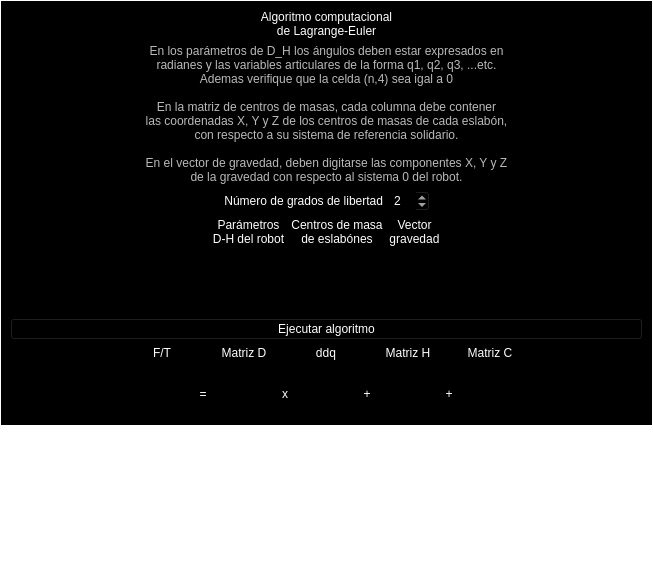
<?xml version="1.0" encoding="UTF-8"?>
<ui version="4.0">
 <class>sim_U1_T1</class>
 <widget class="QWidget" name="sim_U1_T1">
  <property name="geometry">
   <rect>
    <x>0</x>
    <y>0</y>
    <width>653</width>
    <height>575</height>
   </rect>
  </property>
  <property name="windowTitle">
   <string>sim_U1_T1</string>
  </property>
  <property name="styleSheet">
   <string notr="true">QWidget{
background-color:rgba(0,0,0,0);
}</string>
  </property>
  <layout class="QVBoxLayout" name="verticalLayout">
   <property name="spacing">
    <number>0</number>
   </property>
   <property name="leftMargin">
    <number>0</number>
   </property>
   <property name="topMargin">
    <number>0</number>
   </property>
   <property name="rightMargin">
    <number>0</number>
   </property>
   <property name="bottomMargin">
    <number>0</number>
   </property>
   <item>
    <widget class="QScrollArea" name="scrollArea">
     <property name="widgetResizable">
      <bool>true</bool>
     </property>
     <widget class="QWidget" name="scrollAreaWidgetContents">
      <property name="geometry">
       <rect>
        <x>0</x>
        <y>0</y>
        <width>651</width>
        <height>505</height>
       </rect>
      </property>
      <property name="sizePolicy">
       <sizepolicy hsizetype="Preferred" vsizetype="Fixed">
        <horstretch>0</horstretch>
        <verstretch>0</verstretch>
       </sizepolicy>
      </property>
      <property name="styleSheet">
       <string notr="true">QWidget#scrollAreaWidgetContents{
background-color:rgba(0,0,0,255);
}
QLabel{
color:white;
}
QTableWidget::item {
background-color: black;
color: white;
border: 1px solid rgb(80, 80, 80); 
}
QTableWidget::item:selected {
background-color: rgb(0,51,112);
}
QTableWidget QWidget{
background-color: rgb(173,51,51);
}</string>
      </property>
      <layout class="QVBoxLayout" name="verticalLayout_13">
       <item>
        <widget class="QLabel" name="label">
         <property name="styleSheet">
          <string notr="true">font:20pt &quot;Britannic Bold&quot;;</string>
         </property>
         <property name="text">
          <string>Algoritmo computacional 
de Lagrange-Euler</string>
         </property>
         <property name="alignment">
          <set>Qt::AlignCenter</set>
         </property>
        </widget>
       </item>
       <item>
        <widget class="QLabel" name="label_15">
         <property name="styleSheet">
          <string notr="true">font:10pt &quot;Britannic Bold&quot;;
color:rgb(186, 186, 186);</string>
         </property>
         <property name="text">
          <string>En los parámetros de D_H los ángulos deben estar expresados en 
radianes y las variables articulares de la forma q1, q2, q3, ...etc. 
Ademas verifique que la celda (n,4) sea igal a 0

En la matriz de centros de masas, cada columna debe contener 
las coordenadas X, Y y Z de los centros de masas de cada eslabón, 
con respecto a su sistema de referencia solidario.

En el vector de gravedad, deben digitarse las componentes X, Y y Z 
de la gravedad con respecto al sistema 0 del robot.</string>
         </property>
         <property name="alignment">
          <set>Qt::AlignCenter</set>
         </property>
        </widget>
       </item>
       <item>
        <layout class="QHBoxLayout" name="horizontalLayout">
         <item>
          <spacer name="horizontalSpacer_2">
           <property name="orientation">
            <enum>Qt::Horizontal</enum>
           </property>
           <property name="sizeHint" stdset="0">
            <size>
             <width>40</width>
             <height>20</height>
            </size>
           </property>
          </spacer>
         </item>
         <item>
          <widget class="QLabel" name="label_5">
           <property name="text">
            <string>Número de grados de libertad</string>
           </property>
           <property name="alignment">
            <set>Qt::AlignRight|Qt::AlignTrailing|Qt::AlignVCenter</set>
           </property>
          </widget>
         </item>
         <item>
          <widget class="QSpinBox" name="sb_n">
           <property name="styleSheet">
            <string notr="true">color:white;
background-color:translucid;</string>
           </property>
           <property name="minimum">
            <number>1</number>
           </property>
           <property name="value">
            <number>2</number>
           </property>
          </widget>
         </item>
         <item>
          <spacer name="horizontalSpacer">
           <property name="orientation">
            <enum>Qt::Horizontal</enum>
           </property>
           <property name="sizeHint" stdset="0">
            <size>
             <width>40</width>
             <height>20</height>
            </size>
           </property>
          </spacer>
         </item>
        </layout>
       </item>
       <item>
        <layout class="QHBoxLayout" name="horizontalLayout_2">
         <item>
          <spacer name="horizontalSpacer_4">
           <property name="orientation">
            <enum>Qt::Horizontal</enum>
           </property>
           <property name="sizeHint" stdset="0">
            <size>
             <width>5000</width>
             <height>20</height>
            </size>
           </property>
          </spacer>
         </item>
         <item>
          <layout class="QVBoxLayout" name="verticalLayout_2">
           <item>
            <widget class="QLabel" name="label_2">
             <property name="sizePolicy">
              <sizepolicy hsizetype="Preferred" vsizetype="Fixed">
               <horstretch>0</horstretch>
               <verstretch>0</verstretch>
              </sizepolicy>
             </property>
             <property name="text">
              <string>Parámetros 
D-H del robot</string>
             </property>
             <property name="alignment">
              <set>Qt::AlignCenter</set>
             </property>
            </widget>
           </item>
           <item>
            <layout class="QHBoxLayout" name="horizontalLayout_5">
             <item>
              <spacer name="horizontalSpacer_10">
               <property name="orientation">
                <enum>Qt::Horizontal</enum>
               </property>
               <property name="sizeHint" stdset="0">
                <size>
                 <width>1000</width>
                 <height>20</height>
                </size>
               </property>
              </spacer>
             </item>
             <item>
              <widget class="CustomTable" name="tb_par" native="true">
               <property name="sizePolicy">
                <sizepolicy hsizetype="Fixed" vsizetype="Fixed">
                 <horstretch>0</horstretch>
                 <verstretch>0</verstretch>
                </sizepolicy>
               </property>
               <property name="minimumSize">
                <size>
                 <width>50</width>
                 <height>50</height>
                </size>
               </property>
               <property name="styleSheet">
                <string notr="true">QFrame{
background-color:translucid;
color:white;
}
QTableWidget::item { 
border: 1px solid rgb(80, 80, 80); 
}</string>
               </property>
              </widget>
             </item>
             <item>
              <spacer name="horizontalSpacer_9">
               <property name="orientation">
                <enum>Qt::Horizontal</enum>
               </property>
               <property name="sizeHint" stdset="0">
                <size>
                 <width>1000</width>
                 <height>20</height>
                </size>
               </property>
              </spacer>
             </item>
            </layout>
           </item>
           <item>
            <spacer name="verticalSpacer_8">
             <property name="orientation">
              <enum>Qt::Vertical</enum>
             </property>
             <property name="sizeType">
              <enum>QSizePolicy::Expanding</enum>
             </property>
             <property name="sizeHint" stdset="0">
              <size>
               <width>20</width>
               <height>0</height>
              </size>
             </property>
            </spacer>
           </item>
          </layout>
         </item>
         <item>
          <layout class="QVBoxLayout" name="verticalLayout_3">
           <item>
            <widget class="QLabel" name="label_3">
             <property name="sizePolicy">
              <sizepolicy hsizetype="Preferred" vsizetype="Fixed">
               <horstretch>0</horstretch>
               <verstretch>0</verstretch>
              </sizepolicy>
             </property>
             <property name="text">
              <string>Centros de masa 
de eslabónes</string>
             </property>
             <property name="alignment">
              <set>Qt::AlignCenter</set>
             </property>
            </widget>
           </item>
           <item>
            <layout class="QHBoxLayout" name="horizontalLayout_4">
             <item>
              <spacer name="horizontalSpacer_7">
               <property name="orientation">
                <enum>Qt::Horizontal</enum>
               </property>
               <property name="sizeHint" stdset="0">
                <size>
                 <width>1000</width>
                 <height>20</height>
                </size>
               </property>
              </spacer>
             </item>
             <item>
              <widget class="CustomTable" name="tb_jrj" native="true">
               <property name="sizePolicy">
                <sizepolicy hsizetype="Fixed" vsizetype="Fixed">
                 <horstretch>0</horstretch>
                 <verstretch>0</verstretch>
                </sizepolicy>
               </property>
               <property name="minimumSize">
                <size>
                 <width>50</width>
                 <height>50</height>
                </size>
               </property>
               <property name="styleSheet">
                <string notr="true">QFrame{
background-color:translucid;
color:white;
}
QTableWidget::item { 
border: 1px solid rgb(80, 80, 80); 
}</string>
               </property>
              </widget>
             </item>
             <item>
              <spacer name="horizontalSpacer_8">
               <property name="orientation">
                <enum>Qt::Horizontal</enum>
               </property>
               <property name="sizeHint" stdset="0">
                <size>
                 <width>1000</width>
                 <height>20</height>
                </size>
               </property>
              </spacer>
             </item>
            </layout>
           </item>
           <item>
            <spacer name="verticalSpacer_5">
             <property name="orientation">
              <enum>Qt::Vertical</enum>
             </property>
             <property name="sizeType">
              <enum>QSizePolicy::Expanding</enum>
             </property>
             <property name="sizeHint" stdset="0">
              <size>
               <width>20</width>
               <height>0</height>
              </size>
             </property>
            </spacer>
           </item>
          </layout>
         </item>
         <item>
          <layout class="QVBoxLayout" name="verticalLayout_4">
           <item>
            <widget class="QLabel" name="label_4">
             <property name="sizePolicy">
              <sizepolicy hsizetype="Preferred" vsizetype="Fixed">
               <horstretch>0</horstretch>
               <verstretch>0</verstretch>
              </sizepolicy>
             </property>
             <property name="text">
              <string>Vector 
gravedad</string>
             </property>
             <property name="alignment">
              <set>Qt::AlignCenter</set>
             </property>
            </widget>
           </item>
           <item>
            <layout class="QHBoxLayout" name="horizontalLayout_6">
             <item>
              <spacer name="horizontalSpacer_12">
               <property name="orientation">
                <enum>Qt::Horizontal</enum>
               </property>
               <property name="sizeHint" stdset="0">
                <size>
                 <width>1000</width>
                 <height>20</height>
                </size>
               </property>
              </spacer>
             </item>
             <item>
              <widget class="CustomTable" name="tb_g" native="true">
               <property name="sizePolicy">
                <sizepolicy hsizetype="Fixed" vsizetype="Fixed">
                 <horstretch>0</horstretch>
                 <verstretch>0</verstretch>
                </sizepolicy>
               </property>
               <property name="minimumSize">
                <size>
                 <width>50</width>
                 <height>50</height>
                </size>
               </property>
               <property name="styleSheet">
                <string notr="true">QFrame{
background-color:translucid;
color:white;
}
QTableWidget::item { 
border: 1px solid rgb(80, 80, 80); 
}</string>
               </property>
              </widget>
             </item>
             <item>
              <spacer name="horizontalSpacer_11">
               <property name="orientation">
                <enum>Qt::Horizontal</enum>
               </property>
               <property name="sizeHint" stdset="0">
                <size>
                 <width>1000</width>
                 <height>20</height>
                </size>
               </property>
              </spacer>
             </item>
            </layout>
           </item>
           <item>
            <spacer name="verticalSpacer_6">
             <property name="orientation">
              <enum>Qt::Vertical</enum>
             </property>
             <property name="sizeType">
              <enum>QSizePolicy::Expanding</enum>
             </property>
             <property name="sizeHint" stdset="0">
              <size>
               <width>20</width>
               <height>0</height>
              </size>
             </property>
            </spacer>
           </item>
          </layout>
         </item>
         <item>
          <spacer name="horizontalSpacer_3">
           <property name="orientation">
            <enum>Qt::Horizontal</enum>
           </property>
           <property name="sizeHint" stdset="0">
            <size>
             <width>5000</width>
             <height>20</height>
            </size>
           </property>
          </spacer>
         </item>
        </layout>
       </item>
       <item>
        <spacer name="verticalSpacer">
         <property name="orientation">
          <enum>Qt::Vertical</enum>
         </property>
         <property name="sizeType">
          <enum>QSizePolicy::Fixed</enum>
         </property>
         <property name="sizeHint" stdset="0">
          <size>
           <width>38</width>
           <height>10</height>
          </size>
         </property>
        </spacer>
       </item>
       <item>
        <widget class="QPushButton" name="bt_ejecutar">
         <property name="cursor">
          <cursorShape>PointingHandCursor</cursorShape>
         </property>
         <property name="styleSheet">
          <string notr="true">QPushButton{
font:16pt &quot;Britannic Bold&quot;;
color:white;
background-color:rgba(0,0,0,0);
}
QPushButton:hover{
background-color:rgba(255,255,255,50);
}</string>
         </property>
         <property name="text">
          <string>Ejecutar algoritmo</string>
         </property>
        </widget>
       </item>
       <item>
        <layout class="QHBoxLayout" name="horizontalLayout_3">
         <item>
          <spacer name="horizontalSpacer_6">
           <property name="orientation">
            <enum>Qt::Horizontal</enum>
           </property>
           <property name="sizeHint" stdset="0">
            <size>
             <width>5000</width>
             <height>20</height>
            </size>
           </property>
          </spacer>
         </item>
         <item>
          <layout class="QVBoxLayout" name="verticalLayout_5">
           <item>
            <widget class="QLabel" name="label_6">
             <property name="text">
              <string>F/T</string>
             </property>
             <property name="alignment">
              <set>Qt::AlignCenter</set>
             </property>
            </widget>
           </item>
           <item>
            <layout class="QHBoxLayout" name="horizontalLayout_7">
             <item>
              <spacer name="horizontalSpacer_13">
               <property name="orientation">
                <enum>Qt::Horizontal</enum>
               </property>
               <property name="sizeHint" stdset="0">
                <size>
                 <width>200</width>
                 <height>20</height>
                </size>
               </property>
              </spacer>
             </item>
             <item>
              <widget class="CustomTable" name="tb_fuerzas" native="true">
               <property name="sizePolicy">
                <sizepolicy hsizetype="Fixed" vsizetype="Preferred">
                 <horstretch>0</horstretch>
                 <verstretch>0</verstretch>
                </sizepolicy>
               </property>
               <property name="minimumSize">
                <size>
                 <width>50</width>
                 <height>50</height>
                </size>
               </property>
               <property name="styleSheet">
                <string notr="true">QFrame{
background-color:translucid;
color:white;
}
QTableWidget::item { 
border: 1px solid rgb(80, 80, 80); 
}</string>
               </property>
              </widget>
             </item>
             <item>
              <spacer name="horizontalSpacer_14">
               <property name="orientation">
                <enum>Qt::Horizontal</enum>
               </property>
               <property name="sizeHint" stdset="0">
                <size>
                 <width>200</width>
                 <height>20</height>
                </size>
               </property>
              </spacer>
             </item>
            </layout>
           </item>
          </layout>
         </item>
         <item>
          <layout class="QVBoxLayout" name="verticalLayout_10">
           <item>
            <spacer name="verticalSpacer_2">
             <property name="orientation">
              <enum>Qt::Vertical</enum>
             </property>
             <property name="sizeType">
              <enum>QSizePolicy::Fixed</enum>
             </property>
             <property name="sizeHint" stdset="0">
              <size>
               <width>20</width>
               <height>25</height>
              </size>
             </property>
            </spacer>
           </item>
           <item>
            <widget class="QLabel" name="label_7">
             <property name="sizePolicy">
              <sizepolicy hsizetype="Preferred" vsizetype="Preferred">
               <horstretch>0</horstretch>
               <verstretch>0</verstretch>
              </sizepolicy>
             </property>
             <property name="styleSheet">
              <string notr="true">font: 16pt &quot;Adobe Devanagari&quot;;</string>
             </property>
             <property name="text">
              <string>=</string>
             </property>
             <property name="alignment">
              <set>Qt::AlignCenter</set>
             </property>
            </widget>
           </item>
          </layout>
         </item>
         <item>
          <layout class="QVBoxLayout" name="verticalLayout_6">
           <item>
            <widget class="QLabel" name="label_8">
             <property name="text">
              <string>Matriz D</string>
             </property>
             <property name="alignment">
              <set>Qt::AlignCenter</set>
             </property>
            </widget>
           </item>
           <item>
            <layout class="QHBoxLayout" name="horizontalLayout_8">
             <item>
              <spacer name="horizontalSpacer_16">
               <property name="orientation">
                <enum>Qt::Horizontal</enum>
               </property>
               <property name="sizeHint" stdset="0">
                <size>
                 <width>200</width>
                 <height>20</height>
                </size>
               </property>
              </spacer>
             </item>
             <item>
              <widget class="CustomTable" name="tb_D" native="true">
               <property name="sizePolicy">
                <sizepolicy hsizetype="Fixed" vsizetype="Preferred">
                 <horstretch>0</horstretch>
                 <verstretch>0</verstretch>
                </sizepolicy>
               </property>
               <property name="minimumSize">
                <size>
                 <width>50</width>
                 <height>50</height>
                </size>
               </property>
               <property name="styleSheet">
                <string notr="true">QFrame{
background-color:translucid;
color:white;
}
QTableWidget::item { 
border: 1px solid rgb(80, 80, 80); 
}</string>
               </property>
              </widget>
             </item>
             <item>
              <spacer name="horizontalSpacer_15">
               <property name="orientation">
                <enum>Qt::Horizontal</enum>
               </property>
               <property name="sizeHint" stdset="0">
                <size>
                 <width>200</width>
                 <height>20</height>
                </size>
               </property>
              </spacer>
             </item>
            </layout>
           </item>
          </layout>
         </item>
         <item>
          <layout class="QVBoxLayout" name="verticalLayout_14">
           <item>
            <spacer name="verticalSpacer_7">
             <property name="orientation">
              <enum>Qt::Vertical</enum>
             </property>
             <property name="sizeType">
              <enum>QSizePolicy::Fixed</enum>
             </property>
             <property name="sizeHint" stdset="0">
              <size>
               <width>20</width>
               <height>25</height>
              </size>
             </property>
            </spacer>
           </item>
           <item>
            <widget class="QLabel" name="label_14">
             <property name="sizePolicy">
              <sizepolicy hsizetype="Preferred" vsizetype="Preferred">
               <horstretch>0</horstretch>
               <verstretch>0</verstretch>
              </sizepolicy>
             </property>
             <property name="styleSheet">
              <string notr="true">font: 16pt &quot;Adobe Devanagari&quot;;</string>
             </property>
             <property name="text">
              <string>x</string>
             </property>
             <property name="alignment">
              <set>Qt::AlignCenter</set>
             </property>
            </widget>
           </item>
          </layout>
         </item>
         <item>
          <layout class="QVBoxLayout" name="verticalLayout_7">
           <item>
            <widget class="QLabel" name="label_9">
             <property name="text">
              <string>ddq</string>
             </property>
             <property name="alignment">
              <set>Qt::AlignCenter</set>
             </property>
            </widget>
           </item>
           <item>
            <layout class="QHBoxLayout" name="horizontalLayout_9">
             <item>
              <spacer name="horizontalSpacer_17">
               <property name="orientation">
                <enum>Qt::Horizontal</enum>
               </property>
               <property name="sizeHint" stdset="0">
                <size>
                 <width>200</width>
                 <height>20</height>
                </size>
               </property>
              </spacer>
             </item>
             <item>
              <widget class="CustomTable" name="tb_ddq" native="true">
               <property name="sizePolicy">
                <sizepolicy hsizetype="Fixed" vsizetype="Preferred">
                 <horstretch>0</horstretch>
                 <verstretch>0</verstretch>
                </sizepolicy>
               </property>
               <property name="minimumSize">
                <size>
                 <width>50</width>
                 <height>50</height>
                </size>
               </property>
               <property name="styleSheet">
                <string notr="true">QFrame{
background-color:translucid;
color:white;
}
QTableWidget::item { 
border: 1px solid rgb(80, 80, 80); 
}</string>
               </property>
              </widget>
             </item>
             <item>
              <spacer name="horizontalSpacer_18">
               <property name="orientation">
                <enum>Qt::Horizontal</enum>
               </property>
               <property name="sizeHint" stdset="0">
                <size>
                 <width>200</width>
                 <height>20</height>
                </size>
               </property>
              </spacer>
             </item>
            </layout>
           </item>
          </layout>
         </item>
         <item>
          <layout class="QVBoxLayout" name="verticalLayout_11">
           <item>
            <spacer name="verticalSpacer_3">
             <property name="orientation">
              <enum>Qt::Vertical</enum>
             </property>
             <property name="sizeType">
              <enum>QSizePolicy::Fixed</enum>
             </property>
             <property name="sizeHint" stdset="0">
              <size>
               <width>20</width>
               <height>25</height>
              </size>
             </property>
            </spacer>
           </item>
           <item>
            <widget class="QLabel" name="label_12">
             <property name="sizePolicy">
              <sizepolicy hsizetype="Preferred" vsizetype="Preferred">
               <horstretch>0</horstretch>
               <verstretch>0</verstretch>
              </sizepolicy>
             </property>
             <property name="styleSheet">
              <string notr="true">font: 16pt &quot;Adobe Devanagari&quot;;</string>
             </property>
             <property name="text">
              <string>+</string>
             </property>
             <property name="alignment">
              <set>Qt::AlignCenter</set>
             </property>
            </widget>
           </item>
          </layout>
         </item>
         <item>
          <layout class="QVBoxLayout" name="verticalLayout_8">
           <item>
            <widget class="QLabel" name="label_10">
             <property name="text">
              <string>Matriz H</string>
             </property>
             <property name="alignment">
              <set>Qt::AlignCenter</set>
             </property>
            </widget>
           </item>
           <item>
            <layout class="QHBoxLayout" name="horizontalLayout_11">
             <item>
              <spacer name="horizontalSpacer_20">
               <property name="orientation">
                <enum>Qt::Horizontal</enum>
               </property>
               <property name="sizeHint" stdset="0">
                <size>
                 <width>200</width>
                 <height>20</height>
                </size>
               </property>
              </spacer>
             </item>
             <item>
              <widget class="CustomTable" name="tb_H" native="true">
               <property name="sizePolicy">
                <sizepolicy hsizetype="Fixed" vsizetype="Preferred">
                 <horstretch>0</horstretch>
                 <verstretch>0</verstretch>
                </sizepolicy>
               </property>
               <property name="minimumSize">
                <size>
                 <width>50</width>
                 <height>50</height>
                </size>
               </property>
               <property name="styleSheet">
                <string notr="true">QFrame{
background-color:translucid;
color:white;
}
QTableWidget::item { 
border: 1px solid rgb(80, 80, 80); 
}</string>
               </property>
              </widget>
             </item>
             <item>
              <spacer name="horizontalSpacer_19">
               <property name="orientation">
                <enum>Qt::Horizontal</enum>
               </property>
               <property name="sizeHint" stdset="0">
                <size>
                 <width>200</width>
                 <height>20</height>
                </size>
               </property>
              </spacer>
             </item>
            </layout>
           </item>
          </layout>
         </item>
         <item>
          <layout class="QVBoxLayout" name="verticalLayout_12">
           <item>
            <spacer name="verticalSpacer_4">
             <property name="orientation">
              <enum>Qt::Vertical</enum>
             </property>
             <property name="sizeType">
              <enum>QSizePolicy::Fixed</enum>
             </property>
             <property name="sizeHint" stdset="0">
              <size>
               <width>20</width>
               <height>25</height>
              </size>
             </property>
            </spacer>
           </item>
           <item>
            <widget class="QLabel" name="label_13">
             <property name="sizePolicy">
              <sizepolicy hsizetype="Preferred" vsizetype="Preferred">
               <horstretch>0</horstretch>
               <verstretch>0</verstretch>
              </sizepolicy>
             </property>
             <property name="styleSheet">
              <string notr="true">font: 16pt &quot;Adobe Devanagari&quot;;</string>
             </property>
             <property name="text">
              <string>+</string>
             </property>
             <property name="alignment">
              <set>Qt::AlignCenter</set>
             </property>
            </widget>
           </item>
          </layout>
         </item>
         <item>
          <layout class="QVBoxLayout" name="verticalLayout_9">
           <item>
            <widget class="QLabel" name="label_11">
             <property name="text">
              <string>Matriz C</string>
             </property>
             <property name="alignment">
              <set>Qt::AlignCenter</set>
             </property>
            </widget>
           </item>
           <item>
            <layout class="QHBoxLayout" name="horizontalLayout_12">
             <item>
              <spacer name="horizontalSpacer_22">
               <property name="orientation">
                <enum>Qt::Horizontal</enum>
               </property>
               <property name="sizeHint" stdset="0">
                <size>
                 <width>200</width>
                 <height>20</height>
                </size>
               </property>
              </spacer>
             </item>
             <item>
              <widget class="CustomTable" name="tb_C" native="true">
               <property name="sizePolicy">
                <sizepolicy hsizetype="Fixed" vsizetype="Preferred">
                 <horstretch>0</horstretch>
                 <verstretch>0</verstretch>
                </sizepolicy>
               </property>
               <property name="minimumSize">
                <size>
                 <width>50</width>
                 <height>50</height>
                </size>
               </property>
               <property name="styleSheet">
                <string notr="true">QFrame{
background-color:translucid;
color:white;
}
QTableWidget::item { 
border: 1px solid rgb(80, 80, 80); 
}</string>
               </property>
              </widget>
             </item>
             <item>
              <spacer name="horizontalSpacer_21">
               <property name="orientation">
                <enum>Qt::Horizontal</enum>
               </property>
               <property name="sizeHint" stdset="0">
                <size>
                 <width>200</width>
                 <height>20</height>
                </size>
               </property>
              </spacer>
             </item>
            </layout>
           </item>
          </layout>
         </item>
         <item>
          <spacer name="horizontalSpacer_5">
           <property name="orientation">
            <enum>Qt::Horizontal</enum>
           </property>
           <property name="sizeHint" stdset="0">
            <size>
             <width>5000</width>
             <height>20</height>
            </size>
           </property>
          </spacer>
         </item>
        </layout>
       </item>
      </layout>
     </widget>
    </widget>
   </item>
  </layout>
 </widget>
 <customwidgets>
  <customwidget>
   <class>CustomTable</class>
   <extends>QWidget</extends>
   <header>clases.CustomTable</header>
   <container>1</container>
  </customwidget>
 </customwidgets>
 <resources/>
 <connections/>
</ui>
